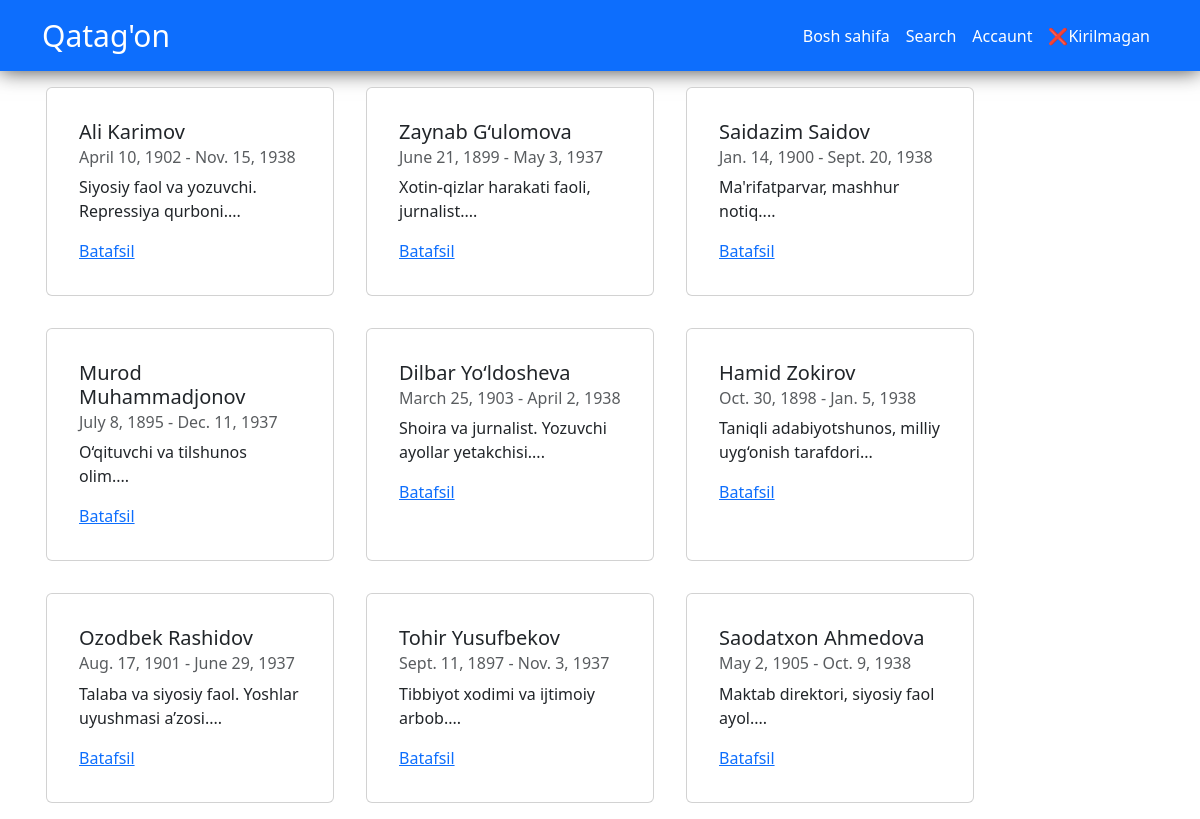
The page / on the database its author committed.
### qatagon/models.py (models this page shows, shortened)
class QatagonClass(models.Model):
    full_name = models.CharField(max_length=150, null=False, blank=False)
    birth_date = models.DateField(null=False, blank=False)
    died_date = models.DateField(null=False, blank=False)
    description = models.TextField()
    region = models.CharField(max_length=150)
    ayblov = models.CharField(max_length=150)
    created_at = models.DateTimeField(auto_now_add=True)

### qatagon/views.py (the view)
# urls.py: path('', ListViewQatagon.as_view(), name='home'),
class ListViewQatagon(ListView):
    model = QatagonClass
    template_name = 'base.html'
    context_object_name = 'qatagon'

### templates/base.html (shortened to what this page needs)
{% load static %}
<!DOCTYPE html>
<html lang="en">
  <head>
    <link href="https://cdn.jsdelivr.net/npm/bootstrap@5.3.3/dist/css/bootstrap.min.css" rel="stylesheet" />
    <link rel="stylesheet" href="{% static 'base.css' %}" />
  </head>
  <body>
    <nav class="navbar navbar-expand-lg navbar-primary bg-primary">
      <div class="container cnt_cnt">
        <a class="brand_font navbar-brand text-white" href="{% url 'qatagon:home' %}">Qatag'on</a>
        <div class="collapse navbar-collapse" id="navbarNav">
          <ul class="navbar-nav ms-auto">
            <li class="nav-item">
              <a class="nav-link active text-white" aria-current="page" href="{% url 'qatagon:home' %}">Bosh sahifa</a>
            </li>
            <li class="nav-item">
              <a class="nav-link active text-white" aria-current="page" href="{% url 'qatagon:search' %}">Search</a>
            </li>
            <li class="nav-item">
              <a class="nav-link active text-white" aria-current="page" href="{% url 'accaunt:home' %}">Accaunt</a>
            </li>
            {% if user.is_authenticated %}
              <li class="nav-item utilgan">
                <a class="nav-link active text-white" aria-current="page" href="{% url 'accaunt:home' %}">✅Kirildi</a>
              </li>
            {% else %}
              <li class="nav-item utilmagan">
                <a class="nav-link active text-white" aria-current="page" href="{% url 'accaunt:signup' %}">❌Kirilmagan</a>
              </li>
            {% endif %}
          </ul>
        </div>
      </div>
    </nav>
    {% block content %}
      <div class="container">
        <div class="row">
          {% for q in qatagon %}
            <div class="card p-3 m-3" style="width: 18rem;">
              <div class="card-body">
                <h5 class="card-title">{{ q.full_name }}</h5>
                <h6 class="card-subtitle mb-2 text-muted">{{ q.birth_date }} - {{ q.died_date }}</h6>
                <p class="card-text">{{ q.description|slice:':50' }}...</p>
                <a href="{% url 'qatagon:detail' q.pk %}" class="card-link">Batafsil</a>
              </div>
            </div>
          {% endfor %}
        </div>
      </div>
    {% endblock %}
  </body>
</html>

### static/base.css (style rules this page uses)
.brand_font { font-size: 30px; font-weight: 500; }
.navbar { box-shadow: 0 0 20px rgb(66, 66, 66); }

### rows shown on the page
QatagonClass: full_name "Ali Karimov", birth_date "April 10, 1902", died_date "Nov. 15, 1938", description "Siyosiy faol va yozuvchi. Repressiya qurboni."
QatagonClass: full_name "Zaynab G‘ulomova", birth_date "June 21, 1899", died_date "May 3, 1937", description "Xotin-qizlar harakati faoli, jurnalist."
QatagonClass: full_name "Saidazim Saidov", birth_date "Jan. 14, 1900", died_date "Sept. 20, 1938", description "Ma'rifatparvar, mashhur notiq."
QatagonClass: full_name "Murod Muhammadjonov", birth_date "July 8, 1895", died_date "Dec. 11, 1937", description "O‘qituvchi va tilshunos olim."
QatagonClass: full_name "Dilbar Yo‘ldosheva", birth_date "March 25, 1903", died_date "April 2, 1938", description "Shoira va jurnalist. Yozuvchi ayollar yetakchisi."
QatagonClass: full_name "Hamid Zokirov", birth_date "Oct. 30, 1898", died_date "Jan. 5, 1938", description "Taniqli adabiyotshunos, milliy uyg‘onish tarafdori"
QatagonClass: full_name "Ozodbek Rashidov", birth_date "Aug. 17, 1901", died_date "June 29, 1937", description "Talaba va siyosiy faol. Yoshlar uyushmasi a’zosi."
QatagonClass: full_name "Tohir Yusufbekov", birth_date "Sept. 11, 1897", died_date "Nov. 3, 1937", description "Tibbiyot xodimi va ijtimoiy arbob."
QatagonClass: full_name "Saodatxon Ahmedova", birth_date "May 2, 1905", died_date "Oct. 9, 1938", description "Maktab direktori, siyosiy faol ayol."
